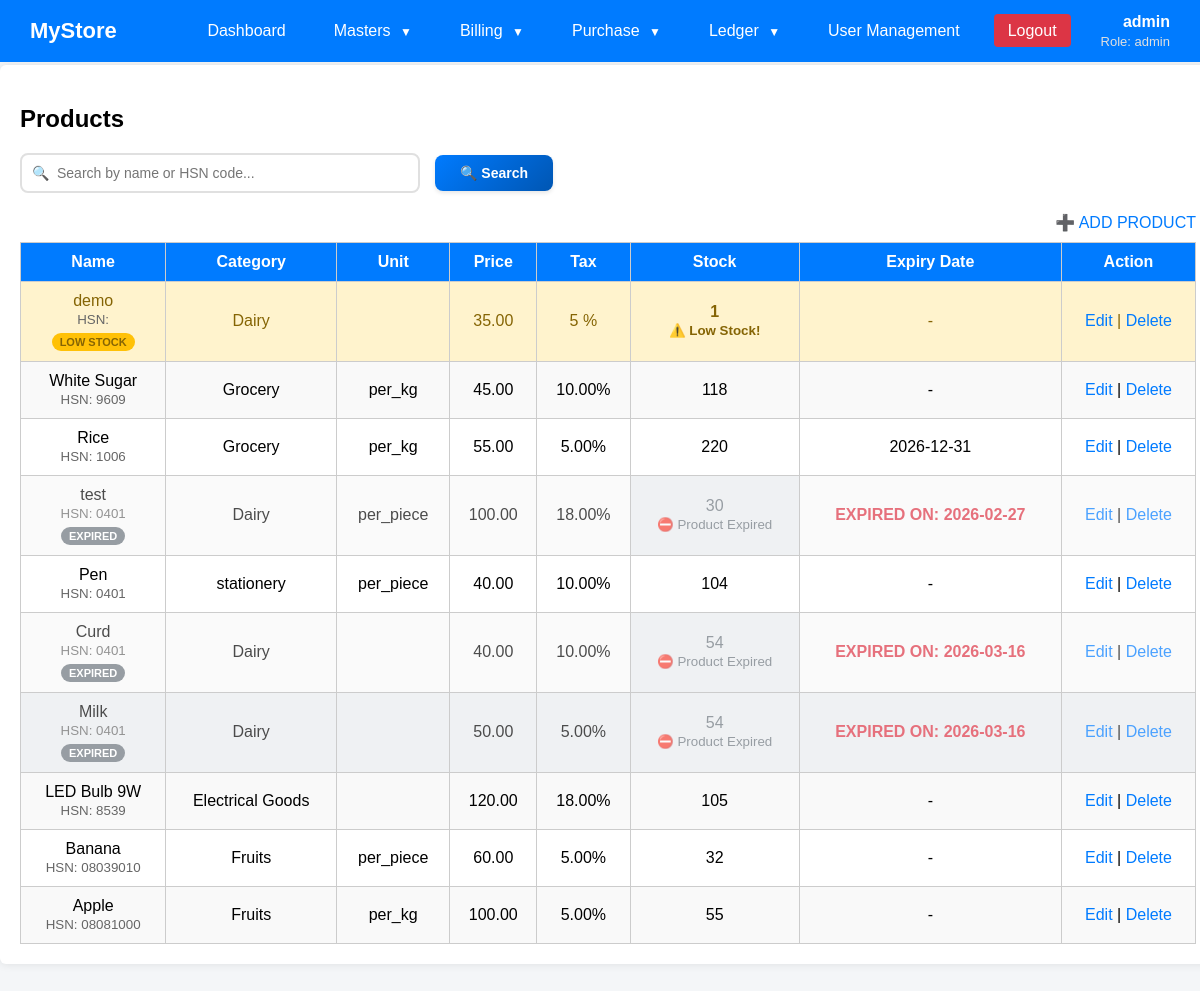
/view_products.php (signed in), run on the app's committed database.
### tables this page shows
CREATE TABLE `products` (
  `pid` int(11) NOT NULL,
  `pro_name` varchar(100) NOT NULL,
  `category` varchar(50) NOT NULL,
  `unittype` varchar(20) NOT NULL,
  `unitprice` decimal(10,2) NOT NULL,
  `purchaseprice` decimal(10,2) NOT NULL,
  `regularprice` decimal(10,2) NOT NULL,
  `taxtype` varchar(10) NOT NULL,
  `hsncode` varchar(20) NOT NULL,
  `initialqty` int(11) NOT NULL,
  `expirydate` date DEFAULT NULL,
  `created_at` timestamp NOT NULL DEFAULT CURRENT_TIMESTAMP,
  `updated_at` datetime DEFAULT NULL
);

### view_products.php (the view, shortened to what this page needs)
<?php
include "db.php";
$search = $_GET['search'] ?? "";
$sql = "SELECT * FROM products
        WHERE pro_name LIKE ? OR hsncode LIKE ?
        ORDER BY pid DESC";
$stmt = $conn->prepare($sql);
$like = "%$search%";
$stmt->bind_param("ss", $like, $like);
$stmt->execute();
$result = $stmt->get_result();
?>
<!DOCTYPE html>
<html>
<head>
</head>
<body>
<?php include "dashboard.php"; ?>
<form method="get">
<div class="container">
    <h2>Products</h2>
    <div class="search-section">
        <div class="search-wrapper">
            <input type="text" name="search" id="searchBox"
                placeholder="Search by name or HSN code..."
                value="<?= htmlspecialchars($search) ?>"
                autocomplete="off">
        </div>
        <button type="submit" class="search-button">🔍 Search</button>
    </div>
    <div class="top-links">
        <a href="products.php">➕ ADD PRODUCT</a>
    </div>
     <table>
        <thead>
             <tr>
                <th>Name</th>
                <th>Category</th>
                <th>Unit</th>
                <th>Price</th>
                <th>Tax</th>
                <th>Stock</th>
                <th>Expiry Date</th>
                <th>Action</th>
             </tr>
        </thead>
        <tbody>
        <?php if ($result->num_rows > 0): ?>
            <?php while ($row = $result->fetch_assoc()):
                $isExpired = false;
                $isOutOfStock = false;
                $isLowStock = false;
                $stockQty = $row['initialqty'];
                $statusText = "";
                $statusClass = "";
                if (!empty($row['expirydate']) && strtotime($row['expirydate']) < time()) {
                    $isExpired = true;
                    $isOutOfStock = true;
                    $statusText = "EXPIRED";
                    $statusClass = "status-expired";
                }
                elseif ($stockQty <= 0) {
                    $isOutOfStock = true;
                    $statusText = "OUT OF STOCK";
                    $statusClass = "status-out";
                }
                elseif ($stockQty < 5 && $stockQty > 0) {
                    $isLowStock = true;
                    $statusText = "LOW STOCK";
                    $statusClass = "status-low";
                }
                $rowClass = '';
                if ($isExpired) {
                    $rowClass = 'expired';
                } elseif ($isOutOfStock) {
                    $rowClass = 'out-of-stock';
                } elseif ($isLowStock) {
                    $rowClass = 'low-stock';
                }
            ?>
            <tr class="<?= $rowClass ?>">
                 <td>
                    <?= htmlspecialchars($row['pro_name']) ?><br>
                    <small style="color:#666;">HSN: <?= htmlspecialchars($row['hsncode']) ?></small>
                    <?php if ($statusText): ?>
                        <br><span class="status-badge <?= $statusClass ?>"><?= $statusText ?></span>
                    <?php endif; ?>
                 </td>
                 <td><?= htmlspecialchars($row['category']) ?></td>
                 <td><?= htmlspecialchars($row['unittype']) ?></td>
                 <td><?= htmlspecialchars($row['regularprice']) ?></td>
                 <td>
                    <?= !empty($row['taxtype']) ? $row['taxtype'] . '%' : '5 %' ?>
                 </td>
                <td>
                    <?= $row['initialqty'] ?>
                    <?php if ($isLowStock && !$isExpired): ?>
                        <br><small style="color:#856404;">⚠️ Low Stock!</small>
                    <?php endif; ?>
                    <?php if ($isExpired): ?>
                        <br><small style="color:#6c757d;">⛔ Product Expired</small>
                    <?php endif; ?>
                </td>
                <td>
                    <?php if ($isExpired): ?>
                        <span style="color:#dc3545; font-weight:bold;">EXPIRED ON: <?= $row['expirydate'] ?></span>
                    <?php elseif ($row['expirydate'] && strtotime($row['expirydate']) < strtotime('+30 days') && strtotime($row['expirydate']) > time()): ?>
                        <span style="color:orange;">⚠️ <?= $row['expirydate'] ?> (Expiring soon)</span>
                    <?php elseif ($row['expirydate']): ?>
                        <?= $row['expirydate'] ?>
                    <?php else: ?>
                        -
                    <?php endif; ?>
                </td>
                <td>
                    <a href="edit_product.php?id=<?= $row['pid'] ?>">Edit</a> |
                    <a href="delete_product.php?id=<?= $row['pid'] ?>" onclick="return confirm('Are you sure?')">Delete</a>
                </td>
            </tr>
            <?php endwhile; ?>
        <?php endif; ?>
        </tbody>
    </table>
</div>
</form>
</body>
</html>

### view_products.php (style rules this page uses)
body { font-family: Arial, sans-serif; background: #f4f6f8; }
.container { width: 80%; margin: 50px auto; background: white; padding: 20px; border-radius: 6px; box-shadow: 0 0 10px rgba(0,0,0,0.1); }
table { width: 100%; border-collapse: collapse; }
th, td { padding: 10px; border: 1px solid #ccc; text-align: center; }
th { background: #007bff; color: white; }
tr:nth-child(even) { background: #f9f9f9; }
a { text-decoration: none; color: #007bff; }
.top-links { text-align: right; margin-bottom: 10px; }
.container { width: 98%; margin: 40px auto; background: #fff; padding: 20px; border-radius: 6px; box-shadow: 0 0 10px rgba(0,0,0,0.1); overflow-x: auto; }
.search-section { display: flex; align-items: center; gap: 15px; margin-bottom: 20px; flex-wrap: wrap; }
.search-wrapper { position: relative; flex: 1; max-width: 400px; }
#searchBox { width: 100%; padding: 10px 15px; border: 2px solid #e0e0e0; border-radius: 8px; font-size: 14px; transition: all 0.3s ease; background: #fff; box-sizing: border-box; }
.search-button { background: linear-gradient(135deg, #007bff 0%, #0056b3 100%); color: white; border: none; padding: 10px 25px; border-radius: 8px; font-size: 14px; font-weight: bold; cursor: pointer; transition: all 0.3s ease; box-shadow: 0 2px 4px rgba(0,0,0,0.1); }
.search-wrapper::before { content: "🔍"; position: absolute; left: 12px; top: 50%; transform: translateY(-50%); font-size: 14px; color: #999; pointer-events: none; }
#searchBox { padding-left: 35px; }
.low-stock { background-color: #fff3cd; color: #856404; }
.low-stock td:nth-child(6) { background-color: #fff3cd; font-weight: bold; color: #856404; }
.expired { background-color: #e9ecef; opacity: 0.7; }
.expired td:nth-child(6) { background-color: #e9ecef; color: #6c757d; }
.expired td:nth-child(7) { color: #dc3545; font-weight: bold; }
.status-badge { display: inline-block; padding: 3px 8px; border-radius: 12px; font-size: 11px; font-weight: bold; margin-top: 5px; }
.status-low { background-color: #ffc107; color: #856404; }
.status-expired { background-color: #6c757d; color: white; }

### dashboard.php (style rules this page uses)
body { margin: 0; font-family: Arial, sans-serif; background: #f4f6f8; padding-top: 25px; }

### data on the page
products: pro_name "demo", statusText "LOW STOCK", category "Dairy", regularprice "35.00", taxtype "5 %", initialqty "1", shows "⚠️ Low Stock!"
products: pro_name "White Sugar", hsncode "9609", category "Grocery", unittype "per_kg", regularprice "45.00", taxtype "10.00", initialqty "118"
products: pro_name "Rice", hsncode "1006", category "Grocery", unittype "per_kg", regularprice "55.00", taxtype "5.00", initialqty "220", expirydate "2026-12-31"
products: pro_name "test", hsncode "0401", expirydate "EXPIRED", category "Dairy", unittype "per_piece", regularprice "100.00", taxtype "18.00", initialqty "30", shows "⛔ Product Expired", expirydate "2026-02-27"
products: pro_name "Pen", hsncode "0401", category "stationery", unittype "per_piece", regularprice "40.00", taxtype "10.00", initialqty "104"
products: pro_name "Curd", hsncode "0401", expirydate "EXPIRED", category "Dairy", regularprice "40.00", taxtype "10.00", initialqty "54", shows "⛔ Product Expired", expirydate "2026-03-16"
products: pro_name "Milk", hsncode "0401", expirydate "EXPIRED", category "Dairy", regularprice "50.00", taxtype "5.00", initialqty "54", shows "⛔ Product Expired", expirydate "2026-03-16"
products: pro_name "LED Bulb 9W", hsncode "8539", category "Electrical Goods", regularprice "120.00", taxtype "18.00", initialqty "105"
products: pro_name "Banana", hsncode "08039010", category "Fruits", unittype "per_piece", regularprice "60.00", taxtype "5.00", initialqty "32"
products: pro_name "Apple", hsncode "08081000", category "Fruits", unittype "per_kg", regularprice "100.00", taxtype "5.00", initialqty "55"

### other printed values
$_SESSION['username'] "admin"
$_SESSION['role'] "admin"
